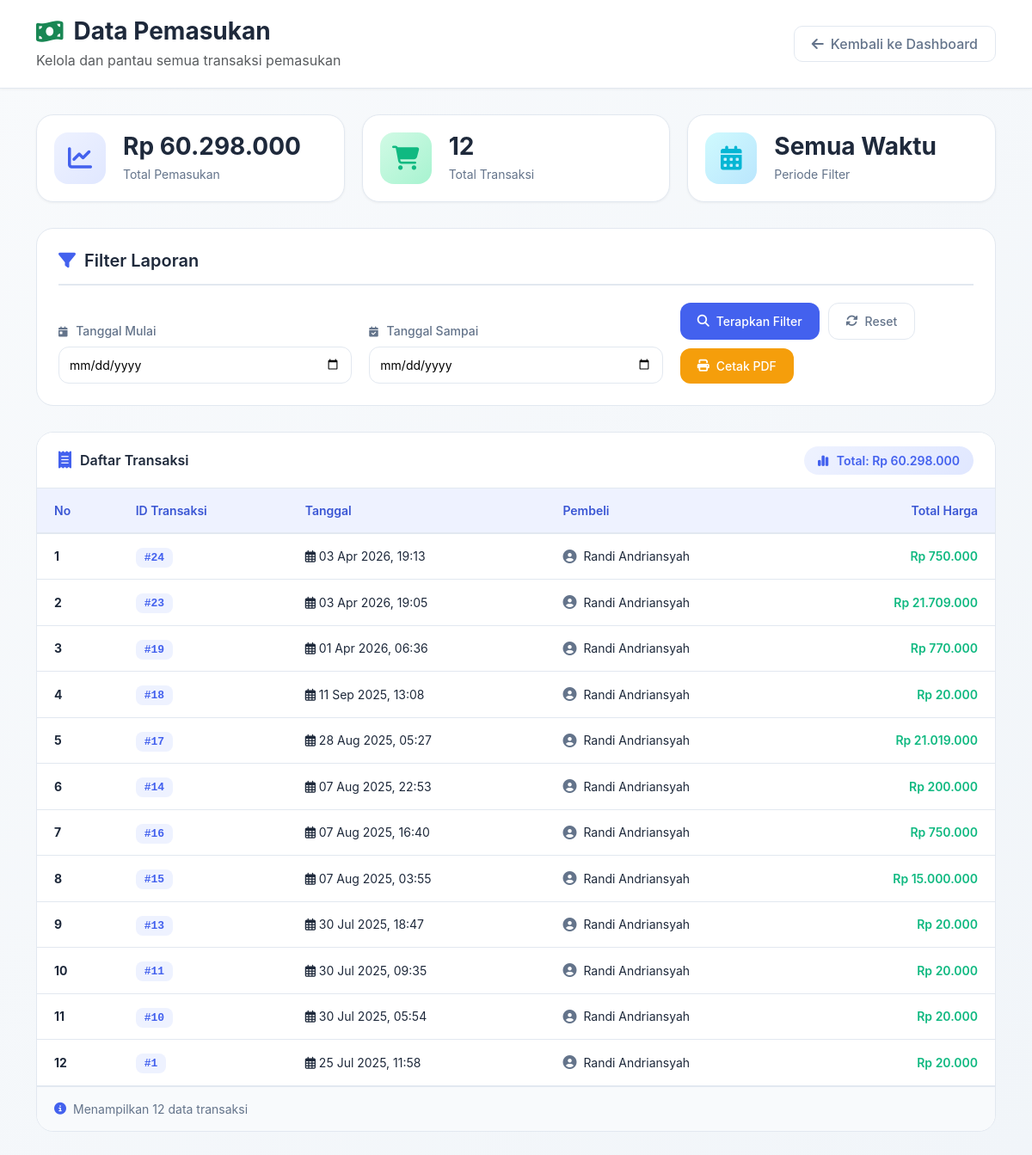
The app's page /admin/data_pemasukkan.php (signed in) with its own data.
### tables this page shows
CREATE TABLE `transaksi` (
  `id_transaksi` int(11) NOT NULL,
  `id_user` int(11) DEFAULT NULL,
  `nama_penerima` varchar(100) DEFAULT NULL,
  `tanggal_pesan` datetime DEFAULT current_timestamp(),
  `tanggal_selesai` datetime DEFAULT NULL,
  `total_harga` int(11) DEFAULT NULL,
  `metode_pembayaran` varchar(50) DEFAULT NULL,
  `status` varchar(50) DEFAULT NULL,
  `alamat_pengiriman` text DEFAULT NULL,
  `catatan` text DEFAULT NULL
);

CREATE TABLE `users` (
  `id_user` int(11) NOT NULL,
  `nama` varchar(100) DEFAULT NULL,
  `jenis_kelamin` enum('Laki-laki','Perempuan') DEFAULT NULL,
  `username` varchar(50) DEFAULT NULL,
  `password` varchar(255) DEFAULT NULL,
  `email` varchar(100) DEFAULT NULL,
  `alamat` text DEFAULT NULL,
  `latitude` varchar(50) DEFAULT NULL,
  `longitude` varchar(50) DEFAULT NULL,
  `no_hp` varchar(20) DEFAULT NULL,
  `role` enum('admin','customer') DEFAULT 'customer',
  `tanggal_daftar` date DEFAULT NULL,
  `foto` varchar(255) DEFAULT NULL,
  `remember_token` varchar(255) DEFAULT NULL,
  `token_expiry` datetime DEFAULT NULL
);

### admin/data_pemasukkan.php (the view, shortened to what this page needs)
<?php
include '../koneksi.php';
$filter_mulai = isset($_GET['mulai']) ? $_GET['mulai'] : '';
$filter_sampai = isset($_GET['sampai']) ? $_GET['sampai'] : '';
$query_total = mysqli_query($koneksi, "SELECT SUM(jumlah) AS total FROM pemasukan");
$row_total   = mysqli_fetch_assoc($query_total);
$total_pemasukan = $row_total['total'] ?? 0;
$where = "";
$query = mysqli_query($koneksi, "
    SELECT t.id_transaksi, t.tanggal_pesan, t.total_harga, u.nama AS nama_pembeli
    FROM transaksi t
    JOIN users u ON t.id_user = u.id_user
    WHERE 1=1 $where
    ORDER BY t.tanggal_pesan DESC
");
$total_transaksi = mysqli_num_rows($query);
?>
<!DOCTYPE html>
<html>
<head>
    <link rel="stylesheet" href="https://cdn.jsdelivr.net/npm/bootstrap@5.3.2/dist/css/bootstrap.min.css">
    <link rel="stylesheet" href="https://cdnjs.cloudflare.com/ajax/libs/font-awesome/6.4.0/css/all.min.css">
    <link rel="stylesheet" href="../css/pemasukkan.css">
</head>
<body>
    <div class="dashboard-header">
        <div class="container">
            <div class="header-content">
                <div class="header-title">
                    <h3 class="page-title mb-0">
                        <i class="fas fa-money-bill-wave text-success"></i> Data Pemasukan
                    </h3>
                    <p class="text-muted mb-0 mt-1">Kelola dan pantau semua transaksi pemasukan</p>
                </div>
                <div>
                    <a href="dashboard.php" class="btn btn-back">
                        <i class="fas fa-arrow-left"></i> Kembali ke Dashboard
                    </a>
                </div>
            </div>
        </div>
    </div>
    <div class="container">
        <div class="stats-grid">
            <div class="stat-card">
                <div class="stat-icon bg-primary-light">
                    <i class="fas fa-chart-line"></i>
                </div>
                <div class="stat-info">
                    <h3>Rp <?= number_format($total_pemasukan, 0, ',', '.') ?></h3>
                    <p>Total Pemasukan</p>
                </div>
            </div>
            <div class="stat-card">
                <div class="stat-icon bg-success-light">
                    <i class="fas fa-shopping-cart"></i>
                </div>
                <div class="stat-info">
                    <h3><?= $total_transaksi ?></h3>
                    <p>Total Transaksi</p>
                </div>
            </div>
            <div class="stat-card">
                <div class="stat-icon bg-info-light">
                    <i class="fas fa-calendar-alt"></i>
                </div>
                <div class="stat-info">
                    <h3><?= !empty($filter_mulai) && !empty($filter_sampai) ? date('d/m/Y', strtotime($filter_mulai)) . ' - ' . date('d/m/Y', strtotime($filter_sampai)) : 'Semua Waktu' ?></h3>
                    <p>Periode Filter</p>
                </div>
            </div>
        </div>
        <div class="filter-card">
            <div class="filter-header">
                <i class="fas fa-filter"></i>
                <h5 class="mb-0">Filter Laporan</h5>
            </div>
            <form method="GET" class="filter-form">
                <div class="filter-inputs">
                    <div class="input-group-custom">
                        <label>
                            <i class="fas fa-calendar-day"></i>
                            Tanggal Mulai
                        </label>
                        <input type="date" name="mulai" class="form-control-custom" value="<?= $filter_mulai ?>">
                    </div>
                    <div class="input-group-custom">
                        <label>
                            <i class="fas fa-calendar-check"></i>
                            Tanggal Sampai
                        </label>
                        <input type="date" name="sampai" class="form-control-custom" value="<?= $filter_sampai ?>">
                    </div>
                    <div class="filter-actions">
                        <button type="submit" class="btn btn-primary-custom">
                            <i class="fas fa-search"></i> Terapkan Filter
                        </button>
                        <a href="data_pemasukkan.php" class="btn btn-secondary-custom">
                            <i class="fas fa-sync-alt"></i> Reset
                        </a>
                        <a href="cetak_pemasukkan.php?mulai=<?= $filter_mulai ?>&sampai=<?= $filter_sampai ?>"
                           target="_blank"
                           class="btn btn-print-custom">
                            <i class="fas fa-print"></i> Cetak PDF
                        </a>
                    </div>
                </div>
            </form>
        </div>
        <div class="data-card">
            <div class="data-card-header">
                <div class="header-left">
                    <i class="fas fa-receipt"></i>
                    <span>Daftar Transaksi</span>
                </div>
                <div class="header-right">
                    <span class="total-badge">
                        <i class="fas fa-chart-simple"></i>
                        Total: Rp <?= number_format($total_pemasukan, 0, ',', '.') ?>
                    </span>
                </div>
            </div>
            <div class="data-card-body">
                <?php if ($total_transaksi > 0): ?>
                <div class="table-responsive-custom">
                    <table class="modern-table">
                        <thead>
                            <tr>
                                <th>No</th>
                                <th>ID Transaksi</th>
                                <th>Tanggal</th>
                                <th>Pembeli</th>
                                <th class="text-end">Total Harga</th>
                            </tr>
                        </thead>
                        <tbody>
                            <?php
                            $no = 1;
                            while ($row = mysqli_fetch_assoc($query)):
                            ?>
                            <tr>
                                <td class="fw-bold"><?= $no++ ?></td>
                                <td>
                                    <span class="transaction-id">#<?= $row['id_transaksi'] ?></span>
                                </td>
                                <td>
                                    <i class="far fa-calendar-alt"></i>
                                    <?= date('d M Y, H:i', strtotime($row['tanggal_pesan'])) ?>
                                </td>
                                <td>
                                    <div class="customer-info">
                                        <i class="fas fa-user-circle"></i>
                                        <?= htmlspecialchars($row['nama_pembeli']) ?>
                                    </div>
                                </td>
                                <td class="text-end">
                                    <span class="price-amount">Rp <?= number_format($row['total_harga'], 0, ',', '.') ?></span>
                                </td>
                            </tr>
                            <?php endwhile; ?>
                        </tbody>
                    </table>
                </div>
                <div class="table-footer">
                    <div class="footer-info">
                        <i class="fas fa-info-circle"></i>
                        Menampilkan <?= $total_transaksi ?> data transaksi
                    </div>
                </div>
                <?php endif; ?>
            </div>
        </div>
    </div>
</body>
</html>

### records on screen
transaksi: id_transaksi "24", tanggal_pesan "03 Apr 2026, 19:13", id_user.nama "Randi Andriansyah", total_harga "750.000"
transaksi: id_transaksi "23", tanggal_pesan "03 Apr 2026, 19:05", id_user.nama "Randi Andriansyah", total_harga "21.709.000"
transaksi: id_transaksi "19", tanggal_pesan "01 Apr 2026, 06:36", id_user.nama "Randi Andriansyah", total_harga "770.000"
transaksi: id_transaksi "18", tanggal_pesan "11 Sep 2025, 13:08", id_user.nama "Randi Andriansyah", total_harga "20.000"
transaksi: id_transaksi "17", tanggal_pesan "28 Aug 2025, 05:27", id_user.nama "Randi Andriansyah", total_harga "21.019.000"
transaksi: id_transaksi "14", tanggal_pesan "07 Aug 2025, 22:53", id_user.nama "Randi Andriansyah", total_harga "200.000"
transaksi: id_transaksi "16", tanggal_pesan "07 Aug 2025, 16:40", id_user.nama "Randi Andriansyah", total_harga "750.000"
transaksi: id_transaksi "15", tanggal_pesan "07 Aug 2025, 03:55", id_user.nama "Randi Andriansyah", total_harga "15.000.000"
transaksi: id_transaksi "13", tanggal_pesan "30 Jul 2025, 18:47", id_user.nama "Randi Andriansyah", total_harga "20.000"
transaksi: id_transaksi "11", tanggal_pesan "30 Jul 2025, 09:35", id_user.nama "Randi Andriansyah", total_harga "20.000"
transaksi: id_transaksi "10", tanggal_pesan "30 Jul 2025, 05:54", id_user.nama "Randi Andriansyah", total_harga "20.000"
transaksi: id_transaksi "1", tanggal_pesan "25 Jul 2025, 11:58", id_user.nama "Randi Andriansyah", total_harga "20.000"

### other values on screen
$total_pemasukan "60.298.000"
$total_transaksi "12"
